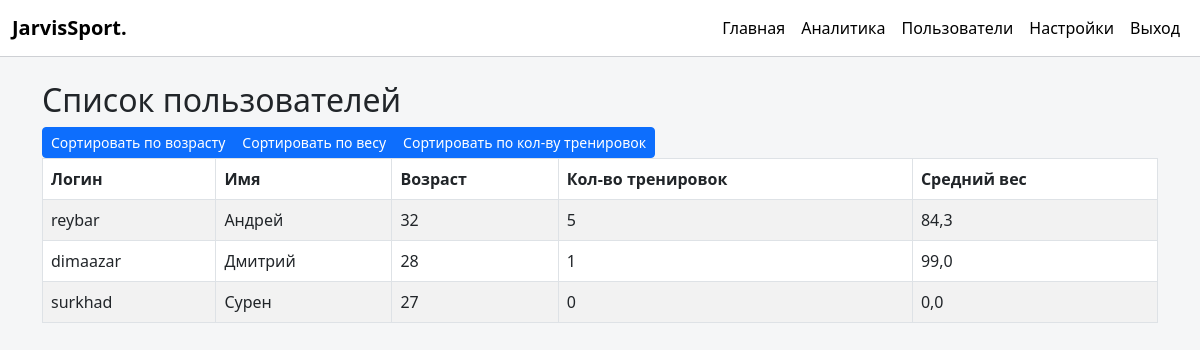
The app's page /users/ (signed in) with its own data.
### fitnessapp/models.py (models this page shows, shortened)
class JarvisUser(AbstractUser):
    first_name = models.CharField(max_length=150, blank=True, verbose_name='Имя')
    last_name = models.CharField(max_length=150, blank=True, verbose_name='Фамилия')
    middle_name = models.CharField(max_length=150, blank=True, verbose_name='Отчество')
    GENDER_CHOICES = (
        ('male', 'Мужской'),
        ('female', 'Женский'),
    )
    gender = models.CharField(max_length=6, choices=GENDER_CHOICES, default='male')
    age = models.PositiveIntegerField(null=True, blank=True)
    weight = models.DecimalField(max_digits=5, decimal_places=1, null=True, blank=True)
    height = models.DecimalField(max_digits=5, decimal_places=1, null=True, blank=True)
    registration_date = models.DateTimeField(default=timezone.now)

### fitnessapp/views.py (the view)
# urls.py: path('users/', users_view, name='users'),
@login_required
def users_view(request):
    users = JarvisUser.objects.all()
    data = []
    for u in users:
        workouts = u.workouts.all()
        total_workouts = workouts.count()
        if total_workouts > 0:
            average_weight = sum([w.weight or 0 for w in workouts]) / total_workouts
        else:
            average_weight = 0
        data.append({
            'user': u,
            'username': u.username,
            'first_name': u.first_name,
            'age': u.age,
            'total_workouts': total_workouts,
            'average_weight': round(float(average_weight), 1),
        })
    sort_param = request.GET.get('sort', None)
    if sort_param == 'age':
        data.sort(key=lambda x: x['age'] if x['age'] else 0)
    elif sort_param == 'weight':
        data.sort(key=lambda x: x['average_weight'], reverse=True)
    elif sort_param == 'workouts':
        data.sort(key=lambda x: x['total_workouts'], reverse=True)
    return render(request, 'fitnessapp/users.html', {'data': data})

### fitnessapp/templates/fitnessapp/users.html
{% extends 'fitnessapp/base.html' %}
{% block content %}
<h2>Список пользователей</h2>
<div class="btn-group" role="group" aria-label="Basic example">
  <a href="?sort=age" class="btn btn-primary btn-sm">Сортировать по возрасту</a>
  <a href="?sort=weight" class="btn btn-primary btn-sm">Сортировать по весу</a>
  <a href="?sort=workouts" class="btn btn-primary btn-sm">Сортировать по кол-ву тренировок</a>
</div>
<table class="table table-striped table-bordered align-middle">
  <thead>
    <tr>
      <th>Логин</th>
      <th>Имя</th>
      <th>Возраст</th>
      <th>Кол-во тренировок</th>
      <th>Средний вес</th>
    </tr>
  </thead>
  <tbody>
    {% for item in data %}
      <tr>
        <td>{{ item.username }}</td>
        <td>{{ item.user.first_name }}</td>
        <td>{{ item.age }}</td>
        <td>{{ item.total_workouts }}</td>
        <td>{{ item.average_weight }}</td>
      </tr>
    {% endfor %}
  </tbody>
</table>
{% endblock content %}

### fitnessapp/templates/fitnessapp/base.html (style rules this page uses)
body { background-color: #f5f6f7; }

### records on screen
JarvisUser: username "reybar", user.first_name "Андрей", age "32", total_workouts "5", average_weight "84,3"
JarvisUser: username "dimaazar", user.first_name "Дмитрий", age "28", total_workouts "1", average_weight "99,0"
JarvisUser: username "surkhad", user.first_name "Сурен", age "27", total_workouts "0", average_weight "0,0"
